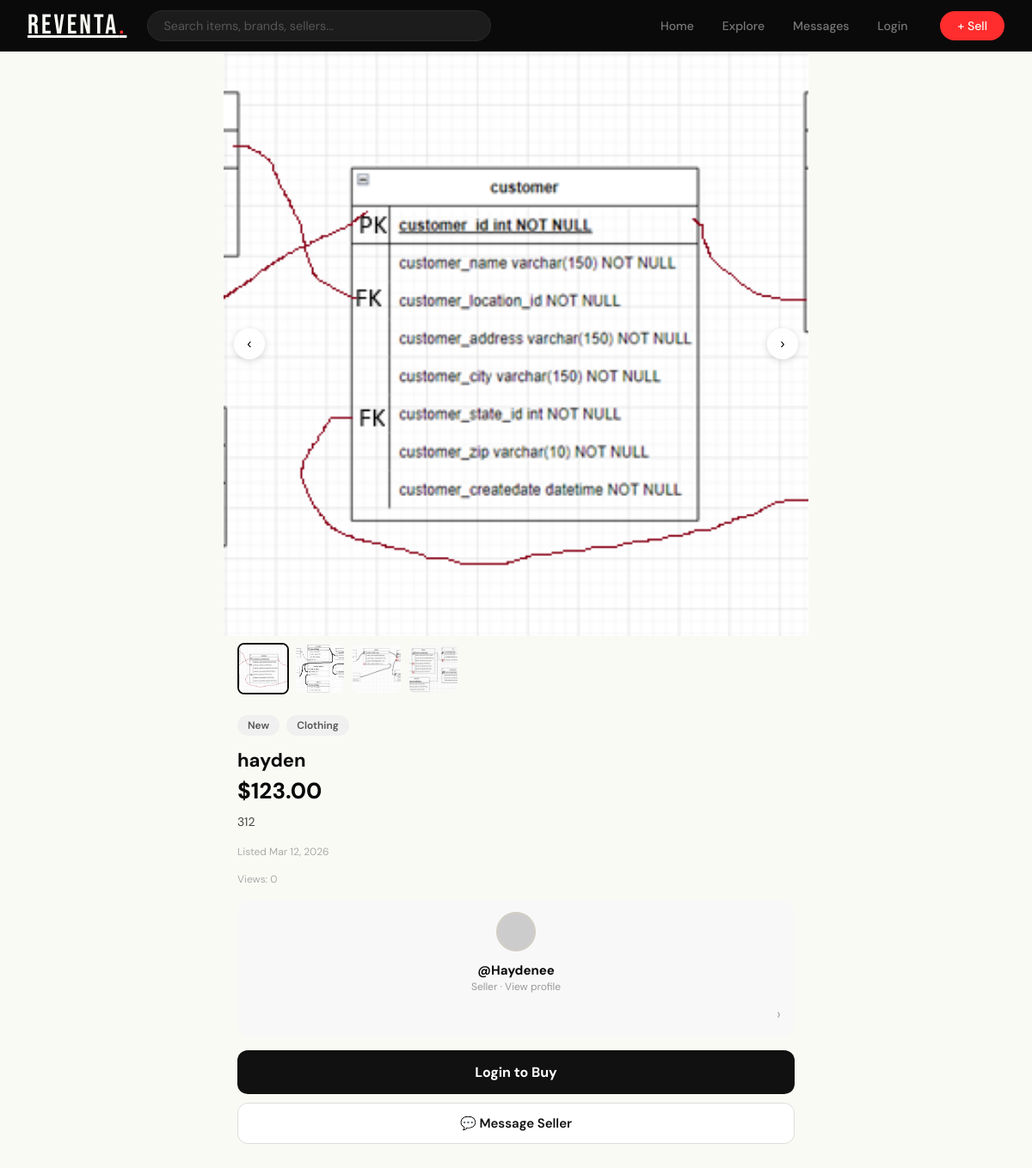
The app's page /pages/listing.php?id=5 with its own data.
### tables this page shows
CREATE TABLE `listing_photo` (
  `id` int NOT NULL AUTO_INCREMENT,
  `listing_id` int NOT NULL,
  `photo_url` varchar(500) NOT NULL,
  `sort_order` int DEFAULT '0',
  `created_at` datetime DEFAULT CURRENT_TIMESTAMP,
  PRIMARY KEY (`id`),
  KEY `listing_id` (`listing_id`),
  CONSTRAINT `listing_photo_ibfk_1` FOREIGN KEY (`listing_id`) REFERENCES `listing` (`id`) ON DELETE CASCADE
);

CREATE TABLE `listing` (
  `id` int NOT NULL AUTO_INCREMENT,
  `name` varchar(50) DEFAULT NULL,
  `price` varchar(45) DEFAULT NULL,
  `description` text,
  `condition_id` int DEFAULT NULL,
  `seller_id` int DEFAULT NULL,
  `create_date` datetime DEFAULT NULL,
  `is_sold` tinyint(1) DEFAULT '0',
  `created_at` datetime DEFAULT CURRENT_TIMESTAMP,
  `category_id` int DEFAULT NULL,
  `view_count` int DEFAULT NULL,
  PRIMARY KEY (`id`),
  KEY `category_id` (`category_id`),
  CONSTRAINT `listing_ibfk_1` FOREIGN KEY (`category_id`) REFERENCES `category` (`id`) ON DELETE SET NULL
);

CREATE TABLE `condition` (
  `id` int NOT NULL AUTO_INCREMENT,
  `name` varchar(45) DEFAULT NULL,
  PRIMARY KEY (`id`)
);

CREATE TABLE `category` (
  `id` int NOT NULL AUTO_INCREMENT,
  `name` varchar(45) DEFAULT NULL,
  PRIMARY KEY (`id`)
);

CREATE TABLE `user` (
  `id` int NOT NULL AUTO_INCREMENT,
  `email` varchar(45) DEFAULT NULL,
  `phone_number` varchar(10) DEFAULT NULL,
  `birthday` datetime DEFAULT NULL,
  `username` varchar(15) DEFAULT NULL,
  `full_name` varchar(50) DEFAULT NULL,
  `address` varchar(45) DEFAULT NULL,
  `password` varchar(100) DEFAULT NULL,
  `state_id` int DEFAULT NULL,
  `country_id` int DEFAULT NULL,
  `profile_picture` varchar(500) DEFAULT NULL,
  `bio` varchar(300) DEFAULT NULL,
  `gender` varchar(20) DEFAULT NULL,
  PRIMARY KEY (`id`)
);

### php/Utils/DatabaseConnection.php (called while the page is built, shortened)
<?php
class DatabaseConnection {
    private $host = "localhost";
    private $username = "root";
    private $password = "password";
    private $database = "reventa";
    private $connection;
    public function __construct() {
        $this->connection = new mysqli($this->host, $this->username, $this->password, $this->database);
        $this->connection->set_charset("utf8mb4");
    }
    public function getConnection() {
        return $this->connection;
    }
}
?>

### php/objects/Listing.php (called while the page is built, shortened)
<?php
require_once __DIR__ . '/../Utils/DatabaseConnection.php';
class Listing {
    public $id;
    private $conn;
    public function __construct() {
        $this->db   = new DatabaseConnection();
        $this->conn = $this->db->getConnection();
    }
    public function addView() {
        $sql  = "UPDATE `reventa`.`listing` SET `view_count` = `view_count` + 1 WHERE (`id` = ?)";
        $stmt = $this->conn->prepare($sql);
        $stmt->bind_param("i", $this->id);
        $success = $stmt->execute();
        if ($success) $this->id = $stmt->insert_id;
        return $success;
    }
    public function getViewCount() {
        $sql  = "SELECT view_count FROM listing WHERE id=?";
        $stmt = $this->conn->prepare($sql);
        $stmt->bind_param("i", $this->id);
        $stmt->execute();
        $result = $stmt->get_result()->fetch_assoc();
        return $result['view_count'] ?? 0;
    }
    public function getPhotos($listingId) {
        $sql  = "SELECT * FROM listing_photo WHERE listing_id=? ORDER BY sort_order ASC";
        $stmt = $this->conn->prepare($sql);
        $stmt->bind_param("i", $listingId);
        $stmt->execute();
        $result = $stmt->get_result();
        $photos = [];
        while ($row = $result->fetch_assoc()) $photos[] = $row;
        return $photos;
    }
    public function getListingById($id) {
        $sql  = "
            SELECT l.*, c.name AS condition_name, cat.name AS category_name,
                   u.username AS seller_username, u.id AS seller_id,
                   u.profile_picture AS seller_avatar, u.bio AS seller_bio
            FROM listing l
            JOIN `condition` c   ON c.id  = l.condition_id
            LEFT JOIN category cat ON cat.id = l.category_id
            JOIN user u          ON u.id   = l.seller_id
            WHERE l.id=? LIMIT 1";
        $stmt = $this->conn->prepare($sql);
        $stmt->bind_param("i", $id);
        $stmt->execute();
        $listing = $stmt->get_result()->fetch_assoc();
        if ($listing) $listing['photos'] = $this->getPhotos($id);
        if ($listing) $listing['view_count'] = $this->getViewCount();
        return $listing;
    }
}
?>

### pages/listing.php (the view, shortened to what this page needs)
<?php
require_once '../php/objects/User.php';
require_once '../php/objects/Listing.php';
$listingId = (int)($_GET['id'] ?? 0);
$listingObj = new Listing();
$item = $listingObj->getListingById($listingId);
$currentUserId = $_SESSION['user_id'] ?? null;
$isSeller      = $currentUserId && $currentUserId == $item['seller_id'];
$isLoggedIn    = (bool)$currentUserId;
function sellerAvatar($item): string {
    return 'https://ui-avatars.com/api/?name=' . urlencode($item['seller_username'] ?? 'U')
         . '&background=111&color=fff&size=80';
}
?>
<!DOCTYPE html>
<html lang="en">
<head>
<link rel="stylesheet" href="../assets/css/styles.css">
</head>
<body>
<nav id="top-nav">
  <a href="../index.php" class="nav-logo">ReVenta<span>.</span></a>
  <div class="nav-search">
    <form method="GET" action="explore.php" style="margin:0;width:100%">
      <input type="text" name="q" placeholder="Search items, brands, sellers...">
    </form>
  </div>
  <div class="nav-links">
    <a href="../index.php" class="nav-tab-link">Home</a>
    <a href="explore.php"  class="nav-tab-link">Explore</a>
    <a href="messages.php" class="nav-tab-link">Messages</a>
    <?php if ($isLoggedIn): ?>
      <a href="profile.php"  class="nav-tab-link">Profile</a>
      <a href="likes.php"    class="nav-tab-link">My Likes</a>
      <a href="../php/Utils/Logout.php" class="nav-tab-link">Logout</a>
    <?php else: ?>
      <a href="login.php"    class="nav-tab-link">Login</a>
    <?php endif; ?>
  </div>
  <a href="sell.php"><button class="btn-sell">+ Sell</button></a>
</nav>
<main id="app">
  <div class="listing-page">
    <div class="gallery" id="gallery">
      <?php $photos = $item['photos'] ?? []; ?>
      <?php if (!empty($photos)): ?>
        <img class="gallery-main" id="gallery-main"
             src="<?= htmlspecialchars($photos[0]['photo_url']) ?>"
             alt="<?= htmlspecialchars($item['name']) ?>">
        <?php if (count($photos) > 1): ?>
          <button class="gallery-prev" id="gallery-prev">‹</button>
          <button class="gallery-next" id="gallery-next">›</button>
          <div class="gallery-dots" id="gallery-dots">
            <?php foreach ($photos as $i => $p): ?>
              <div class="gallery-dot <?= $i===0?'active':'' ?>" data-idx="<?= $i ?>"></div>
            <?php endforeach; ?>
          </div>
        <?php endif; ?>
      <?php else: ?>
        <div class="gallery-placeholder">📦</div>
      <?php endif; ?>
    </div>
    <?php if (count($photos) > 1): ?>
    <div class="thumb-strip" id="thumb-strip">
      <?php foreach ($photos as $i => $p): ?>
        <img class="thumb-img <?= $i===0?'active':'' ?>"
             src="<?= htmlspecialchars($p['photo_url']) ?>"
             alt="" data-idx="<?= $i ?>"
             loading="lazy">
      <?php endforeach; ?>
    </div>
    <?php endif; ?>
    <div class="listing-info">
      <div class="listing-badges">
        <?php if (!empty($item['condition_name'])): ?>
          <span class="badge"><?= htmlspecialchars($item['condition_name']) ?></span>
        <?php endif; ?>
        <?php if (!empty($item['category_name'])): ?>
          <span class="badge"><?= htmlspecialchars($item['category_name']) ?></span>
        <?php endif; ?>
      </div>
      <h1 class="listing-title"><?= htmlspecialchars($item['name']) ?></h1>
      <div class="listing-price">$<?= number_format((float)$item['price'], 2) ?></div>
      <?php if (!empty($item['description'])): ?>
        <p class="listing-desc"><?= nl2br(htmlspecialchars($item['description'])) ?></p>
      <?php endif; ?>
      <div class="listing-date">Listed <?= date('M j, Y', strtotime($item['created_at'])) ?></div>
      <div class="listing-date">Views: <?= $item['view_count'] ?></div>
    </div>
    <a class="seller-card" href="#">
      <img class="seller-avatar"
           src="<?= sellerAvatar($item) ?>"
           alt="<?= htmlspecialchars($item['seller_username']) ?>">
      <div class="seller-info">
        <div class="seller-name">@<?= htmlspecialchars($item['seller_username']) ?></div>
        <div class="seller-label">Seller · View profile</div>
      </div>
      <span style="margin-left:auto;color:#aaa;font-size:18px">›</span>
    </a>
    <div class="action-bar">
      <?php if ($isSeller): ?>
        <?php if (!$item['is_sold']): ?>
          <form method="POST">
            <input type="hidden" name="action" value="mark_sold">
            <button type="submit" class="btn-seller-action">Mark as Sold</button>
          </form>
        <?php endif; ?>
        <a href="sell.php"><button class="btn-msg">List Another Item</button></a>
      <?php elseif ($item['is_sold']): ?>
        <button class="btn-buy" disabled>This item is sold</button>
      <?php elseif (!$isLoggedIn): ?>
        <a href="login.php"><button class="btn-buy">Login to Buy</button></a>
        <a href="login.php"><button class="btn-msg">💬 Message Seller</button></a>
      <?php else: ?>
        <button class="btn-buy" id="btn-buy">Buy Now</button>
        <button class="btn-msg" id="btn-msg">💬 Message Seller</button>
      <?php endif; ?>
    </div>
  </div>
</main>
</body>
</html>

### assets/css/styles.css (style rules this page uses)
:root { --red: #FF2D2D; --black: #0A0A0A; --white: #FAFAF5; --cream: #F5F0E8; --grey: #E8E4DC; --mid: #999490; --nav-h: 60px; --bottom-h: 70px; }
*, *::before, *::after { margin: 0; padding: 0; box-sizing: border-box; }
html { scroll-behavior: smooth; font-size: 16px; -webkit-text-size-adjust: 100%; text-size-adjust: 100%; }
body { font-family: 'DM Sans', sans-serif; background: var(--white); color: var(--black); padding-top: var(--nav-h); padding-bottom: var(--bottom-h); min-height: 100vh; }
#top-nav { position: fixed; top: 0; left: 0; right: 0; z-index: 200; background: var(--black); height: var(--nav-h); display: flex; align-items: center; gap: 1.5rem; padding: 0 2rem; border-bottom: 1px solid #1a1a1a; }
.nav-logo { font-family: 'Bebas Neue', sans-serif; font-size: 2rem; color: var(--white); letter-spacing: 3px; flex-shrink: 0; cursor: pointer; }
.nav-logo span { color: var(--red); }
.nav-search { flex: 1; max-width: 400px; }
.nav-search input { width: 100%; background: #1c1c1c; border: 1.5px solid #2a2a2a; border-radius: 30px; padding: 8px 18px; color: var(--white); font-family: 'DM Sans', sans-serif; font-size: .9rem; outline: none; transition: border-color .2s; }
.nav-search input::placeholder { color: #555; }
.nav-links { display: flex; align-items: center; gap: .3rem; margin-left: auto; }
.nav-tab-link { color: #777; text-decoration: none; font-size: .88rem; font-weight: 500; padding: 6px 14px; border-radius: 20px; transition: all .18s; }
.btn-sell { background: var(--red); color: var(--white); border: none; padding: 8px 20px; border-radius: 20px; font-family: 'DM Sans', sans-serif; font-size: .88rem; font-weight: 500; cursor: pointer; flex-shrink: 0; transition: opacity .2s; }
.seller-card { flex-shrink: 0; display: flex; flex-direction: column; align-items: center; gap: .5rem; cursor: pointer; transition: transform .2s; }
.seller-avatar { width: 72px; height: 72px; border-radius: 50%; overflow: hidden; border: 2px solid #d0ccc4; background: var(--grey); transition: border-color .2s; }
.seller-name { font-size: .8rem; font-weight: 500; text-align: center; }

### records on screen
listing_photo: photo_url (picture)
listing_photo: photo_url (picture)
listing_photo: photo_url (picture)
listing_photo: photo_url (picture)
listing: condition.name "New", category.name "Clothing", name "hayden", price "123.00", description "312", created_at "Mar 12, 2026", is_sold "0", user.username "Haydenee"
